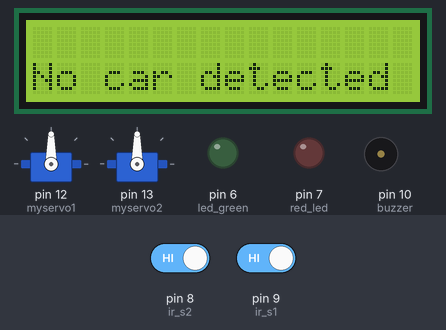
Bench run of a sketch on a simulated Arduino Uno, built with avr-gcc and run on an emulated ATmega328P. On the bench: 2 × servo, 16×2 character LCD, output pins drawn as LEDs (lit = HIGH), buzzer (waves = sounding, pin HIGH). The test bench sets the inputs (shaded band); at power-on: pin 8 (ir_s2) HIGH, pin 9 (ir_s1) HIGH.

Above: at 3.2 s.
3.3 s: pin 8 (ir_s2) driven LOW
At 4.5 s:
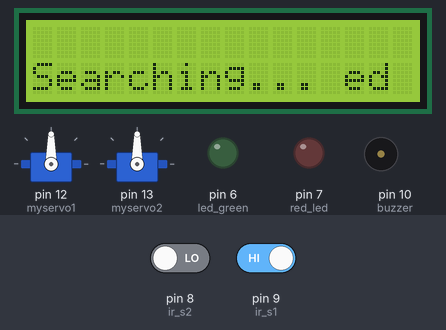
4.8 s: pin 9 (ir_s1) driven LOW
At 5.8 s:
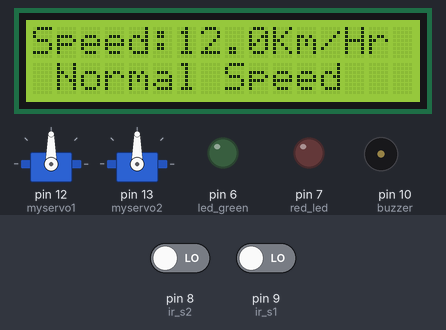
9.3 s: pin 8 (ir_s2) driven HIGH
At 11.6 s:
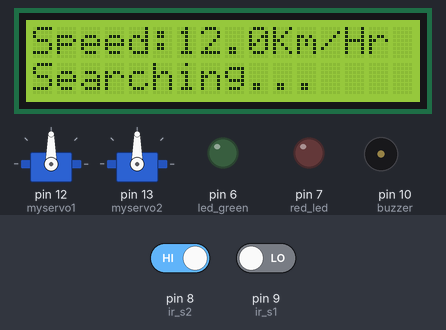
12.3 s: pin 8 (ir_s2) driven LOW
At 18.7 s:
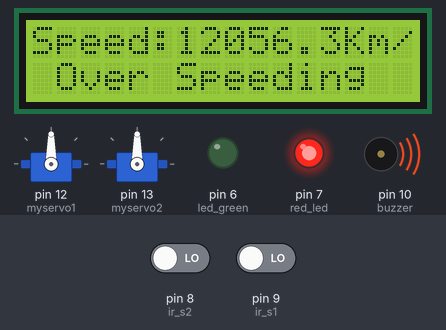
Timing chart, 0 to 22.8 s (numbered marks = the images above; inputs shaded):
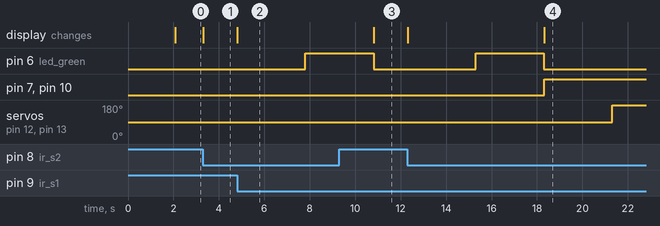

Measured:
- after the input at 3.3 s, the display: changes at once (image 1)
- after the input at 4.8 s, pin 6 (led_green): LOW → HIGH after 3.0 s; the display: changes at once (image 2)
- after the input at 9.3 s, pin 7 (red_led), pin 10 (buzzer): stays LOW (without the input it goes to HIGH after 1.5 s); the display: changes after 1.5 s (image 3)
- after the input at 12.3 s, pin 6 (led_green): LOW → HIGH after 3.0 s, → LOW 3.0 s later; pin 7 (red_led), pin 10 (buzzer): LOW → HIGH after 6.0 s; servo on pin 12 (myservo1), servo on pin 13 (myservo2): 90° → 180° after 9.0 s; the display: first changes at once (image 4 shows a later state)

The sketch:

nilesh.ino
```cpp
#include <Servo.h>
Servo myservo1;
Servo myservo2;
int pos = 0;
#include<LiquidCrystal.h>
LiquidCrystal lcd(5, 4, 3, 2, 1, 11);
int timer1;
int timer2;
float Time;
int flag1 = 0;
int flag2 = 0;
float distance = 5.0;
float speed;
int ir_s1 = 9 ;
int ir_s2 = 8;
int buzzer = 10;
int red_led=7;
int led_green=6;
void setup()
{
myservo1.attach(12);
myservo2.attach(13);
pinMode(ir_s1, INPUT);
pinMode(ir_s2, INPUT);
pinMode(buzzer, OUTPUT);
pinMode(red_led,OUTPUT);
pinMode(led_green,OUTPUT);
lcd.begin(16,2);
lcd.clear();
lcd.setCursor(0,0);
lcd.print(" WELCOME ");
delay(2000);
lcd.clear();
}
void loop()
{
if(digitalRead (ir_s1) == LOW && flag1==0){timer1 = millis(); flag1=1;}

if(digitalRead (ir_s2) == LOW && flag2==0){timer2 = millis(); flag2=1;}

if (flag1==1 && flag2==1){
if(timer1 > timer2){Time = timer1 - timer2;}
else if(timer2 > timer1){Time = timer2 - timer1;} Time=Time/1000;//convert millisecond to second
speed=(distance/Time);//v=d/t
speed=speed*3600;//multiply by seconds per hr
speed=speed/1000;//division by meters per Km
}

if(speed==0){
lcd.setCursor(0, 1);
if(flag1==0 && flag2==0){lcd.print("No car detected");}
else{lcd.print("Searching... ");}
}
else{ lcd.clear();
lcd.setCursor(0, 0);
lcd.print("Speed:");
lcd.print(speed,1);
lcd.print("Km/Hr ");
lcd.setCursor(0, 1);
if(speed > 50){lcd.print(" Over Speeding ");
digitalWrite(buzzer, HIGH);
digitalWrite(red_led, HIGH);

delay(3000);
myservo1.write(180);
myservo2.write(180);
delay(15);
delay(3000);
myservo1.write(5);
delay(15);
myservo2.write(5);
delay(15);

digitalWrite(buzzer, LOW);
digitalWrite(red_led, LOW);
}
else{lcd.print(" Normal Speed ");
}
delay(3000);
digitalWrite(led_green, HIGH);
delay(3000);
digitalWrite(led_green, LOW);
speed = 0;
flag1 = 0;
flag2 = 0;
}
}
```
